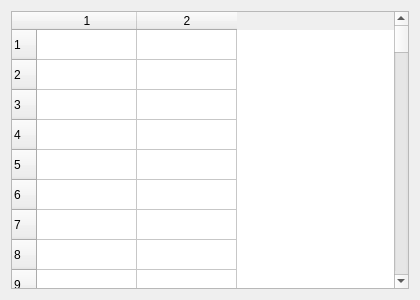
<?xml version="1.0" encoding="UTF-8"?>
<ui version="4.0"><class>Dialog</class><widget class="QDialog" name="Dialog"><property name="geometry"><rect><x>0</x><y>0</y><width>420</width><height>300</height></rect></property><property name="windowTitle"><string>Scroll vertical_100x2</string></property><layout class="QVBoxLayout" name="verticalLayout"><property name="leftMargin"><number>11</number></property><property name="topMargin"><number>11</number></property><property name="rightMargin"><number>11</number></property><property name="bottomMargin"><number>11</number></property><property name="spacing"><number>6</number></property><item><widget class="QTableWidget" name="table"><property name="rowCount"><number>100</number></property><property name="columnCount"><number>2</number></property></widget></item></layout></widget></ui>
